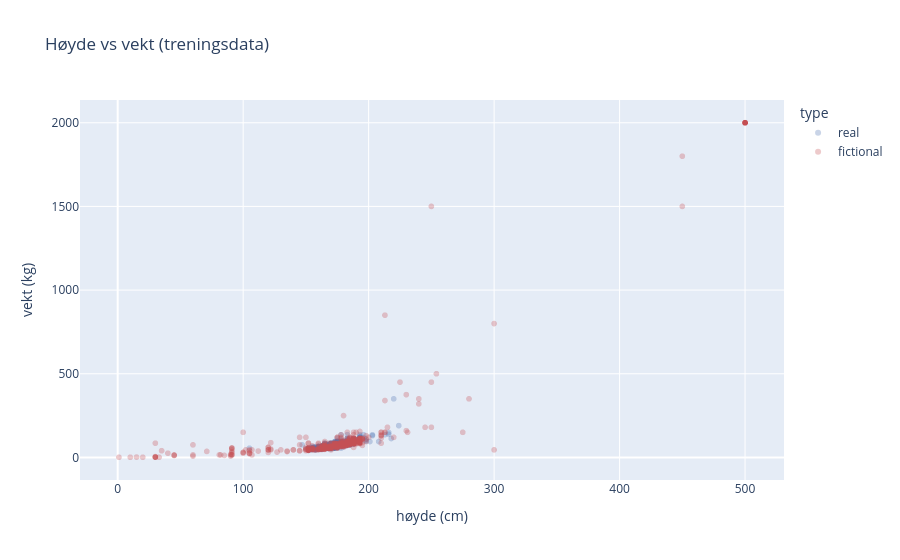

This figure's notebook cell:
### Markdown cell above
**Funn:** `personal.height_cm` strekker seg fra 1 cm til 500 cm, og `personal.weight_kg` fra 1 kg til 2000 kg.
Maksverdiene er de samme kjempefigurene for både høyde og vekt (Shelob, Godzilla, Smaug, Mothra osv.), så 500 cm
og 2000 kg ser ut som en felles øvre cap-verdi for fiktive figurer, ikke reelle mål. Minste vekt (1 kg) er fem
små figurer (Woody, Tinker Bell, Buzz Lightyear, Miffy, Skynet). Blant ekte personer er høyden 105–224 cm og vekten 42–350 kg. Laveste vekt er Murasaki Shikibu (42 kg, 152 cm), mens høyeste er Albert the Bear (350 kg, 220 cm). Han er en historisk person, men det virker veldig urimelig at en kriger skulle veid så mye.

### Code cell
fig = px.scatter(
    train_df, x="personal.height_cm", y="personal.weight_kg", color="type",
    hover_name="name", opacity=0.3,
    title="Høyde vs vekt (treningsdata)",
    labels={"personal.height_cm": "høyde (cm)", "personal.weight_kg": "vekt (kg)", "type": "type"},
    color_discrete_map={"real": "#4C72B0", "fictional": "#C44E52"},
)
fig.update_traces(marker=dict(size=6))
fig.show()

### Figure 1 — Plotly figure (JSON) as saved in the notebook; plotly's stock layout.template omitted (floating-point values rounded to 4 significant figures; data arrays with more than 128 entries replaced by an {"elided": "..."} marker saying what was removed)
{"data": [{"hovertemplate": "<b>%{hovertext}</b><br><br>type=real<br>høyde (cm)=%{x}<br>vekt (kg)=%{y}<extra></extra>", "hovertext": {"elided": "7207 str values"}, "legendgroup": "real", "marker": {"color": "#4C72B0", "opacity": 0.3, "size": 6, "symbol": "circle"}, "mode": "markers", "name": "real", "showlegend": true, "type": "scattergl", "x": {"elided": "7207 float values"}, "xaxis": "x", "y": {"elided": "7207 float values"}, "yaxis": "y"}, {"hovertemplate": "<b>%{hovertext}</b><br><br>type=fictional<br>høyde (cm)=%{x}<br>vekt (kg)=%{y}<extra></extra>", "hovertext": {"elided": "792 str values"}, "legendgroup": "fictional", "marker": {"color": "#C44E52", "opacity": 0.3, "size": 6, "symbol": "circle"}, "mode": "markers", "name": "fictional", "showlegend": true, "type": "scattergl", "x": {"elided": "792 float values"}, "xaxis": "x", "y": {"elided": "792 float values"}, "yaxis": "y"}], "layout": {"legend": {"title": {"text": "type"}, "tracegroupgap": 0}, "title": {"text": "Høyde vs vekt (treningsdata)"}, "xaxis": {"anchor": "y", "domain": [0, 1], "title": {"text": "høyde (cm)"}}, "yaxis": {"anchor": "x", "domain": [0, 1], "title": {"text": "vekt (kg)"}}}}
